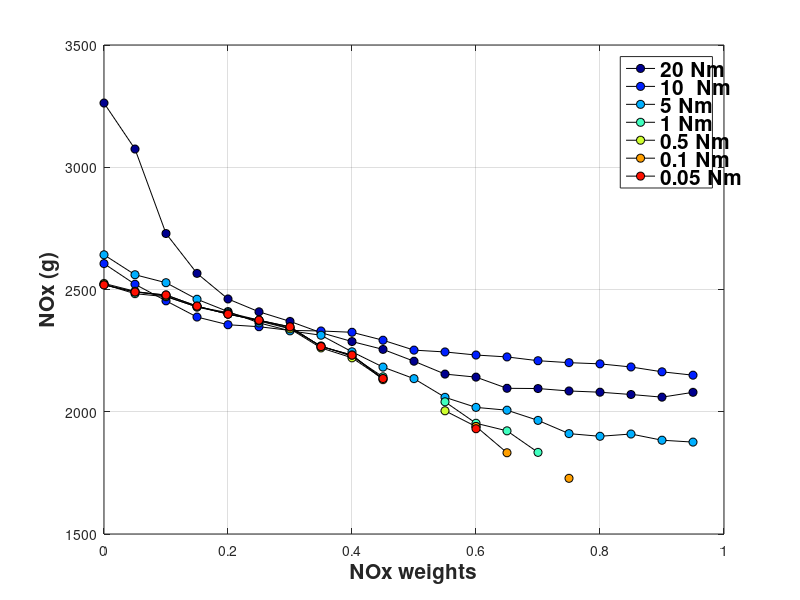
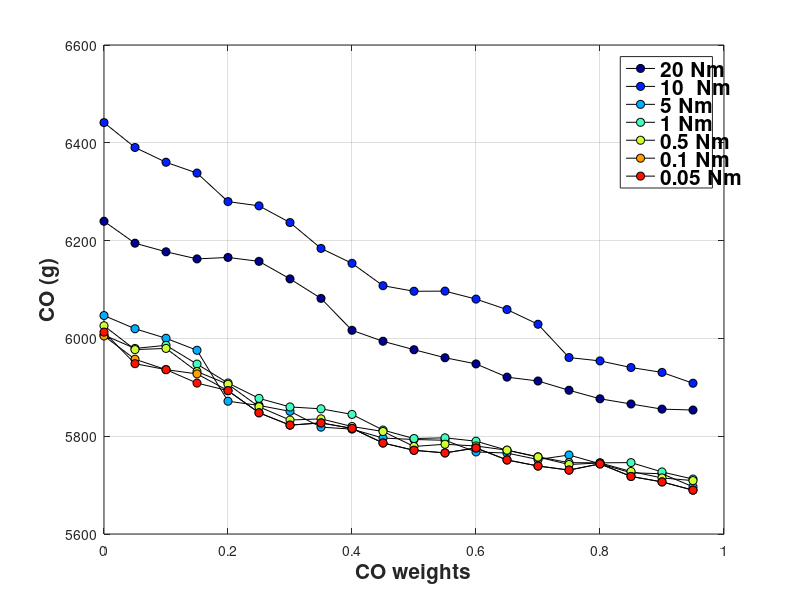
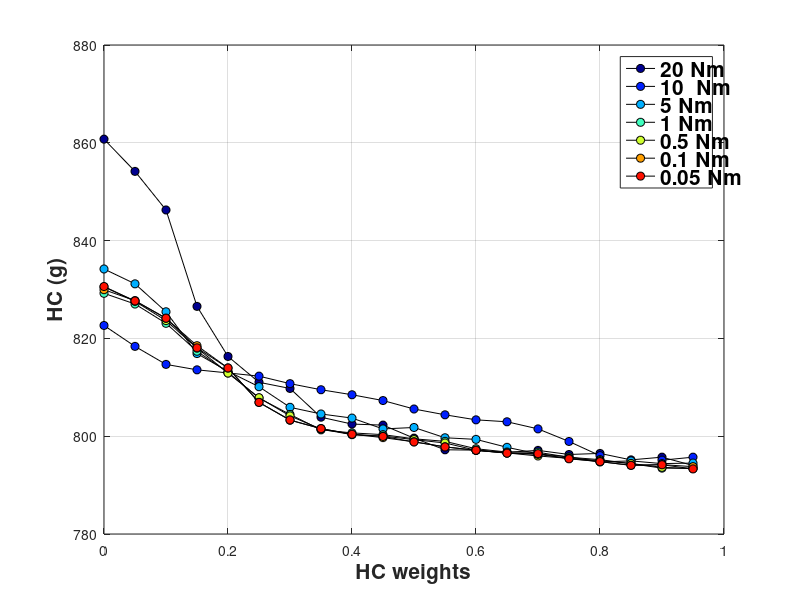
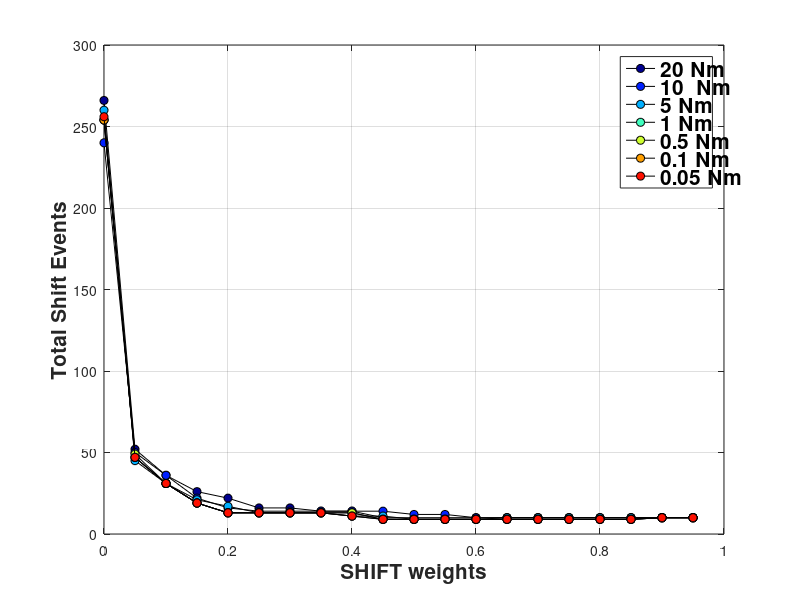

The MATLAB script that drew these images, in order:
clear;
clf;
close all;
C = jet;
h = 14;
r=6;
t = 10;
q = 8;  % For colors
start = 1;
stop = 10;
for i = [start, 2,3,4,5,6,7];
    if i == 1
        load SOC_grid_005_trq_20_NM_HWFET;
        c = '20 Nm';
    elseif i == 2
        load SOC_grid_005_trq_10_NM_HWFET;
        c = '10  Nm';
    elseif i == 3
        load SOC_grid_005_trq_5_NM_HWFET;
        c = '5 Nm';
    elseif i == 4
        load SOC_grid_005_trq_1_NM_HWFET_3_30;
        c = '1 Nm';
    elseif i == 5
        load SOC_grid_005_trq_0_5_NM_HWFET;
        c = '0.5 Nm';
    elseif i == 6
        load SOC_grid_005_trq_0_1_NM_HWFET;
        c = '0.1 Nm';
    elseif i == 7
        load SOC_grid_005_trq_0_05_NM_HWFET;
        c = '0.05 Nm';
    elseif i == 8
        load SOC_grid_0005_interp;
        c = '0.0005 lin. interp.';
    elseif i == 9
        load SOC_grid_005_interp_cubic;
        c = '0.005 cubic interp.';
    elseif i == 10
        load SOC_grid_0005_interp_cubic;
        c = '0.0005 cubic. interp.';
    elseif i == 11;
        load SOC_grid_005_interp_full_cyc;
        c = '0.005 line. interp FULL';
    elseif i == 12;
        load SOC_grid_005_interp_lower_weights;
        c = '0.005 line. interp Lower weights';
    elseif i == 13;
        load SOC_grid_005_interp_full_cyc_smooth;
        c = '0.005 line. interp Full CYC Smoothed Data';
    else
        load SOC_grid_001_interp_full_cyc_smooth;
        c = '0.001 line. interp Full CYC Smoothed Data';
    end
    
    if i == start
        leg = {c};
        a = 1;
    else
        leg = {leg{1:a}, c};
        a = a+1;
    end
    
    figure(2)
    plot(result.a1(1,:),result.NOx(1,:),'-ko',...
        'LineWidth',0.5,...
        'MarkerEdgeColor','k',...
        'MarkerFaceColor',C(a+(a-1)*q,:),...
        'MarkerSize',r)
    grid on
    ylabel('NOx (g)')
    xlabel('NOx weights')
    legend(leg{1:a})
    set(findall(gcf,'type','text'),'FontSize',15,'fontWeight','bold')
    hold on
    
    figure(3)
    plot(result.a2(2,:),result.CO(2,:),'-ko',...
        'LineWidth',0.5,...
        'MarkerEdgeColor','k',...
        'MarkerFaceColor',C(a+(a-1)*q,:),...
        'MarkerSize',r)
    grid on
    ylabel('CO (g)')
    xlabel('CO weights')
    legend(leg{1:a})
    set(findall(gcf,'type','text'),'FontSize',15,'fontWeight','bold')
    hold on
    
    figure(4)
    plot(result.a3(3,:),result.HC(3,:),'-ko',...
        'LineWidth',0.5,...
        'MarkerEdgeColor','k',...
        'MarkerFaceColor',C(a+(a-1)*q,:),...
        'MarkerSize',r)
    grid on
    ylabel('HC (g)')
    xlabel('HC weights')
    legend(leg{1:a})
    set(findall(gcf,'type','text'),'FontSize',15,'fontWeight','bold')
    hold on
    
    figure(5)
    plot(result.shift(4,:),result.SE(4,:),'-ko',...
        'LineWidth',0.5,...
        'MarkerEdgeColor','k',...
        'MarkerFaceColor',C(a+(a-1)*q,:),...
        'MarkerSize',r)
    grid on
    ylabel('Total Shift Events')
    xlabel('SHIFT weights')
    legend(leg{1:a})
    set(findall(gcf,'type','text'),'FontSize',15,'fontWeight','bold')
    hold on
    
    figure(6)
    plot(result.eng(5,:),result.EE(5,:),'-ko',...
        'LineWidth',0.5,...
        'MarkerEdgeColor','k',...
        'MarkerFaceColor',C(a+(a-1)*q,:),...
        'MarkerSize',r)
    grid on
    ylabel('Total Engine Events')
    xlabel('ENG weights')
    legend(leg{1:a})
    set(findall(gcf,'type','text'),'FontSize',15,'fontWeight','bold')
    hold on
end

hold off
set(findall(gcf,'type','text'),'FontSize',15,'fontWeight','bold')

